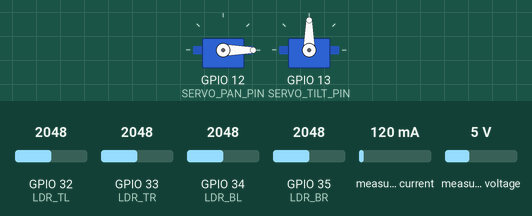
This sketch was run on a simulated ESP32. Shown: 2 × servo. The test bench sets the inputs (shaded band); at power-on: GPIO 32 (LDR_TL) = 2048, GPIO 34 (LDR_BL) = 2048, GPIO 33 (LDR_TR) = 2048, GPIO 35 (LDR_BR) = 2048, measured current 120 mA, measured voltage 5 V. WiFi joins after 1.5 s; servers stay silent unless stated; network time is answered at once with the bench clock; the local clock reads 2024-03-15 10:24:30 at power-on unless the sketch sets it; no MQTT or app messages arrive unless stated; what the sketch prints to the serial monitor is not drawn.

Above: at 3.7 s.
3.8 s: GPIO 32 (LDR_TL) set to 2866
At 5.78 s:
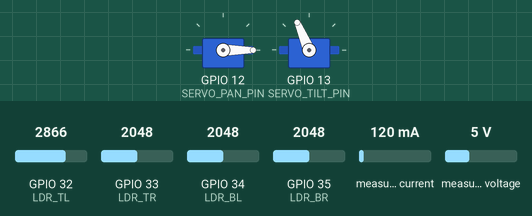
6.8 s: GPIO 34 (LDR_BL) set to 216
At 7.29 s:
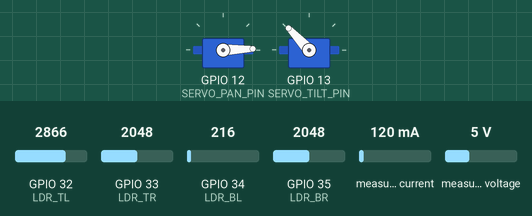
9.8 s: GPIO 33 (LDR_TR) set to 2866
12.8 s: GPIO 32 (LDR_TL) set to 1228
15.8 s: GPIO 34 (LDR_BL) set to 2866
At 16.46 s:
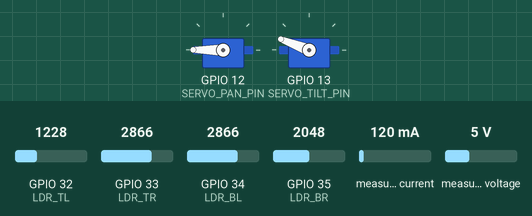
18.8 s: GPIO 35 (LDR_BR) set to 216
At 19.48 s:
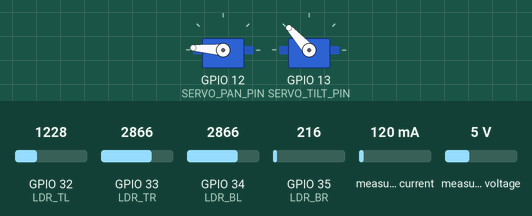
Timing chart, 0 to 22.8 s (numbered marks = the images above; inputs shaded):
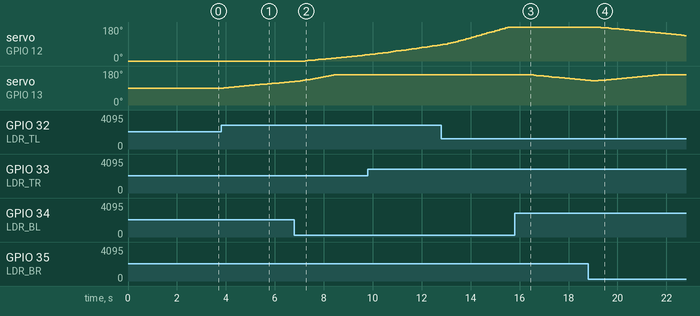

Measured:
- after the input at 3.8 s, servo on GPIO 13 (SERVO_TILT_PIN): moves from 90° to 124° over 2.8 s, starting after 0.11 s
- after the input at 6.8 s, servo on GPIO 12 (SERVO_PAN_PIN): moves from 0° to 33° over 2.5 s, starting after 0.44 s
- after the input at 15.8 s, servo on GPIO 13 (SERVO_TILT_PIN): moves from 160° to 131° over 2.4 s, starting after 0.56 s
- after the input at 18.8 s, servo on GPIO 12 (SERVO_PAN_PIN): moves from 180° to 135° over 3.5 s, starting after 0.42 s

The sketch:

solar_tracker_iot.ino
```cpp
// =========================================================
// DUAL-AXIS SOLAR TRACKER - FUZZY LOGIC + IoT MQTT
// Platform : ESP32 (Arduino Framework)
// Libraries: ESP32Servo, eFLL (Fuzzy), Adafruit_INA219,
//            NTPClient, WiFiUdp, PubSubClient, ArduinoJson
// =========================================================

#include <WiFi.h>
#include <WiFiUdp.h>
#include <NTPClient.h>
#include <PubSubClient.h>
#include <ArduinoJson.h>
#include <Wire.h>
#include <Adafruit_INA219.h>
#include <ESP32Servo.h>
#include <Fuzzy.h>

// ---------------------------------------------------------
// 1. CẤU HÌNH PHẦN CỨNG
// ---------------------------------------------------------
// Định nghĩa các chân cho 4 con LDR
const int LDR_TL = 32; // Trên - Trái (Top-Left)
const int LDR_TR = 33; // Trên - Phải (Top-Right)
const int LDR_BL = 34; // Dưới - Trái (Bottom-Left)
const int LDR_BR = 35; // Dưới - Phải (Bottom-Right)

// Thêm các biến toàn cục để lưu giá trị đã lọc cho 4 cảm biến
float filteredTL = 0, filteredTR = 0, filteredBL = 0, filteredBR = 0;

// Hệ số lọc alpha (0 < alpha < 1).
const float ALPHA = 0.2;

// Định nghĩa chân cho 2 Servo
const int SERVO_PAN_PIN = 12;  // Trục Ngang (Đế)
const int SERVO_TILT_PIN = 13; // Trục Dọc (Gật)

Servo servoPan;
Servo servoTilt;

// Các biến lưu góc hiện tại của Servo
float currentPanPos = 0;
float currentTiltPos = 90;

// Giới hạn góc quay để bảo vệ dây điện và cơ khí
const int PAN_MIN = 0;
const int PAN_MAX = 180;
const int TILT_MIN = 20;
const int TILT_MAX = 160;

// ---------------------------------------------------------
// 2. CẤU HÌNH IoT
// ---------------------------------------------------------
// *** THAY ĐỔI các thông tin sau cho phù hợp dự án ***
const char* WIFI_SSID     = "<wifi_đang_dùng>";
const char* WIFI_PASSWORD = "<pass wifi>";

const char* MQTT_BROKER   = "broker.hivemq.com";
const int   MQTT_PORT     = 1883;
const char* MQTT_TOPIC    = "uit/solar_tracker/data";
// Client ID nên là duy nhất để tránh conflict trên broker public
const char* MQTT_CLIENT_ID = "ESP32_SolarTracker_UIT_001";

// Khoảng thời gian publish MQTT (ms)
const unsigned long MQTT_PUBLISH_INTERVAL = 1000;
// Khoảng thời gian thử reconnect MQTT (ms) - tránh spam
const unsigned long MQTT_RECONNECT_INTERVAL = 5000;

// ---------------------------------------------------------
// 3. ĐỐI TƯỢNG TOÀN CỤC
// ---------------------------------------------------------
// --- IoT ---
WiFiClient      wifiClient;
PubSubClient    mqttClient(wifiClient);
WiFiUDP         ntpUDP;
// UTC+7 (Giờ Việt Nam) = 7 * 3600 = 25200 giây
NTPClient       timeClient(ntpUDP, "pool.ntp.org", 25200, 60000);
Adafruit_INA219 ina219;

// --- Fuzzy Logic ---
Fuzzy *fuzzyPan  = new Fuzzy();
Fuzzy *fuzzyTilt = new Fuzzy();

// --- Biến chia sẻ giữa Fuzzy loop và MQTT task ---
// Dùng volatile vì được đọc/ghi từ nhiều "ngữ cảnh" logic khác nhau
volatile float   g_errorPan  = 0;
volatile float   g_errorTilt = 0;
volatile float g_voltage   = 0.0;
volatile float g_current   = 0.0;
volatile float g_power     = 0.0;

// --- Bộ đếm thời gian không chặn ---
unsigned long lastMqttPublishTime  = 0;
unsigned long lastMqttReconnectTime = 0;
unsigned long lastInaReadTime      = 0;

// Khoảng thời gian đọc INA219 (ms) - 200ms là hợp lý
const unsigned long INA_READ_INTERVAL = 200;

// ==========================================================
// PHẦN A: CÀI ĐẶT FUZZY LOGIC (Giữ nguyên từ code gốc)
// ==========================================================
void setupFuzzyLogic(Fuzzy *fuzzySystem) {
  // --- INPUT: Sai số ánh sáng đã chuẩn hóa
  FuzzyInput *errorInput = new FuzzyInput(1);

  FuzzySet *errNB = new FuzzySet(-1.0, -1.0, -0.488, -0.122);
  FuzzySet *errNS = new FuzzySet(-0.488, -0.300, -0.122, -0.012);
  FuzzySet *errZE = new FuzzySet(-0.049, -0.020, 0.020, 0.049);
  FuzzySet *errPS = new FuzzySet(0.012, 0.122, 0.300, 0.488);
  FuzzySet *errPB = new FuzzySet(0.122, 0.488, 1.0, 1.0);

  errorInput->addFuzzySet(errNB);
  errorInput->addFuzzySet(errNS);
  errorInput->addFuzzySet(errZE);
  errorInput->addFuzzySet(errPS);
  errorInput->addFuzzySet(errPB);
  fuzzySystem->addFuzzyInput(errorInput);

  // --- OUTPUT: Bước nhảy góc (Delta Angle) ---
  FuzzyOutput *deltaAngle = new FuzzyOutput(1);

  FuzzySet *MoveFastNeg = new FuzzySet(-5, -5, -4, -2);
  FuzzySet *MoveSlowNeg = new FuzzySet(-3, -1, -0.5, 0);
  FuzzySet *Stop        = new FuzzySet(-0.8, -0.2, 0.2, 0.8);
  FuzzySet *MoveSlowPos = new FuzzySet(0, 0.5, 1, 3);
  FuzzySet *MoveFastPos = new FuzzySet(2, 4, 5, 5);

  deltaAngle->addFuzzySet(MoveFastNeg);
  deltaAngle->addFuzzySet(MoveSlowNeg);
  deltaAngle->addFuzzySet(Stop);
  deltaAngle->addFuzzySet(MoveSlowPos);
  deltaAngle->addFuzzySet(MoveFastPos);
  fuzzySystem->addFuzzyOutput(deltaAngle);

  // --- HỆ LUẬT MỜ (RULE BASE) ---
  // Luật 1: NẾU Error là NB THÌ quay Lùi Nhanh
  FuzzyRuleAntecedent *ifNB = new FuzzyRuleAntecedent();
  ifNB->joinSingle(errNB);
  FuzzyRuleConsequent *thenMFN = new FuzzyRuleConsequent();
  thenMFN->addOutput(MoveFastNeg);
  fuzzySystem->addFuzzyRule(new FuzzyRule(1, ifNB, thenMFN));

  // Luật 2: NẾU Error là NS THÌ quay Lùi Chậm
  FuzzyRuleAntecedent *ifNS = new FuzzyRuleAntecedent();
  ifNS->joinSingle(errNS);
  FuzzyRuleConsequent *thenMSN = new FuzzyRuleConsequent();
  thenMSN->addOutput(MoveSlowNeg);
  fuzzySystem->addFuzzyRule(new FuzzyRule(2, ifNS, thenMSN));

  // Luật 3: NẾU Error là ZE THÌ Đứng yên
  FuzzyRuleAntecedent *ifZE = new FuzzyRuleAntecedent();
  ifZE->joinSingle(errZE);
  FuzzyRuleConsequent *thenStop = new FuzzyRuleConsequent();
  thenStop->addOutput(Stop);
  fuzzySystem->addFuzzyRule(new FuzzyRule(3, ifZE, thenStop));

  // Luật 4: NẾU Error là PS THÌ quay Tiến Chậm
  FuzzyRuleAntecedent *ifPS = new FuzzyRuleAntecedent();
  ifPS->joinSingle(errPS);
  FuzzyRuleConsequent *thenMSP = new FuzzyRuleConsequent();
  thenMSP->addOutput(MoveSlowPos);
  fuzzySystem->addFuzzyRule(new FuzzyRule(4, ifPS, thenMSP));

  // Luật 5: NẾU Error là PB THÌ quay Tiến Nhanh
  FuzzyRuleAntecedent *ifPB = new FuzzyRuleAntecedent();
  ifPB->joinSingle(errPB);
  FuzzyRuleConsequent *thenMFP = new FuzzyRuleConsequent();
  thenMFP->addOutput(MoveFastPos);
  fuzzySystem->addFuzzyRule(new FuzzyRule(5, ifPB, thenMFP));
}

// Hàm EMA Filter
float EMA_Filter(float current_raw, float last_filtered, float alpha) {
  return (alpha * current_raw) + ((1.0 - alpha) * last_filtered);
}

// ==========================================================
// PHẦN B: CÁC HÀM IoT MỚI
// ==========================================================

// ----------------------------------------------------------
// B1. setupWiFi() - Kết nối Wi-Fi (blocking OK trong setup)
// ----------------------------------------------------------
void setupWiFi() {
  Serial.print("[WiFi] Connecting to: ");
  Serial.println(WIFI_SSID);

  WiFi.mode(WIFI_STA);
  WiFi.begin(WIFI_SSID, WIFI_PASSWORD);

  // Chờ tối đa 15 giây - chỉ blocking trong setup(), chấp nhận được
  unsigned long startAttempt = millis();
  while (WiFi.status() != WL_CONNECTED && millis() - startAttempt < 15000) {
    delay(500);
    Serial.print(".");
  }

  if (WiFi.status() == WL_CONNECTED) {
    Serial.println("\n[WiFi] Connected! IP: " + WiFi.localIP().toString());
  } else {
    // Không kết nối được nhưng KHÔNG treo chương trình
    // ESP32 sẽ tự reconnect trong loop() khi cần publish
    Serial.println("\n[WiFi] Failed to connect. Will retry in loop.");
  }
}

// ----------------------------------------------------------
// B2. setupMQTT() - Cấu hình MQTT client
// ----------------------------------------------------------
void setupMQTT() {
  mqttClient.setServer(MQTT_BROKER, MQTT_PORT);
  // Tăng buffer size để JSON không bị cắt xén
  mqttClient.setBufferSize(512);
  Serial.println("[MQTT] Client configured -> " + String(MQTT_BROKER));
}

// ----------------------------------------------------------
// B3. reconnectMQTT() - Thử kết nối lại MQTT (non-blocking)
//     Trả về true nếu đã kết nối, false nếu chưa
// ----------------------------------------------------------
bool reconnectMQTT() {
  // Chỉ thử reconnect theo khoảng MQTT_RECONNECT_INTERVAL
  unsigned long now = millis();
  if (now - lastMqttReconnectTime < MQTT_RECONNECT_INTERVAL) {
    return false; // Chưa đến lúc thử lại
  }
  lastMqttReconnectTime = now;

  // Kiểm tra Wi-Fi trước
  if (WiFi.status() != WL_CONNECTED) {
    Serial.println("[WiFi] Disconnected! Reconnecting...");
    WiFi.reconnect();
    return false;
  }

  Serial.print("[MQTT] Attempting connection... ");
  // Thử connect với Client ID. Không dùng username/password (broker public)
  if (mqttClient.connect(MQTT_CLIENT_ID)) {
    Serial.println("Connected!");
    return true;
  } else {
    Serial.print("Failed, rc=");
    Serial.println(mqttClient.state());
    return false;
  }
}

// ----------------------------------------------------------
// B4. setupINA219() - Khởi tạo cảm biến điện INA219 (I2C)
// ----------------------------------------------------------
void setupINA219() {
  // INA219 mặc định địa chỉ I2C là 0x40
  if (!ina219.begin()) {
    Serial.println("[INA219] ERROR: Sensor not found! Check wiring (SDA/SCL).");
    // Không treo chương trình, g_voltage/current/power sẽ = 0
  } else {
    // Cấu hình range phù hợp với pin mặt trời nhỏ (32V, 1A)
    ina219.setCalibration_32V_1A();
    Serial.println("[INA219] Initialized (32V/1A mode).");
  }
}

// ----------------------------------------------------------
// B5. readPower() - Đọc dữ liệu điện từ INA219 (non-blocking)
//     Gọi trong loop(), chỉ đọc sau mỗi INA_READ_INTERVAL ms
// ----------------------------------------------------------
void readPower() {
  if (millis() - lastInaReadTime < INA_READ_INTERVAL) return;
  lastInaReadTime = millis();

  // Đọc điện áp bus (V) và dòng điện (mA -> A)
  float busVoltage_V  = ina219.getBusVoltage_V();
  float current_mA    = ina219.getCurrent_mA();

  // Loại bỏ nhiễu: nếu dòng âm (lỗi offset INA219), gán về 0
  if (current_mA < 0) current_mA = 0;

  // Cập nhật biến toàn cục
  g_voltage = busVoltage_V;
  g_current = current_mA / 1000.0; // Chuyển mA -> A
  g_power   = g_voltage * g_current; // P = U * I (Watt)
}

// ----------------------------------------------------------
// B6. publishData() - Đóng gói JSON và publish MQTT (non-blocking)
//     Gọi trong loop(), chỉ publish sau mỗi MQTT_PUBLISH_INTERVAL ms
// ----------------------------------------------------------
void publishData() {
  if (millis() - lastMqttPublishTime < MQTT_PUBLISH_INTERVAL) return;
  lastMqttPublishTime = millis();

  // Kiểm tra kết nối MQTT, thử reconnect nếu cần
  if (!mqttClient.connected()) {
    reconnectMQTT();
    // Nếu vẫn chưa kết nối được thì bỏ qua lần publish này
    if (!mqttClient.connected()) return;
  }

  // Cập nhật NTP time (hàm này non-blocking, chỉ cập nhật khi đến interval)
  timeClient.update();

  // --- Đóng gói JSON ---
  // Dùng StaticJsonDocument để tránh heap fragmentation
  StaticJsonDocument<256> doc;

  doc["time"]      = timeClient.getEpochTime(); // Unix timestamp UTC+7
  doc["timeStr"]   = timeClient.getFormattedTime(); // "HH:MM:SS"
  doc["voltage"]   = serialized(String(g_voltage, 3)); // 3 chữ số thập phân
  doc["current"]   = serialized(String(g_current, 4));
  doc["power"]     = serialized(String(g_power, 4));
  doc["errorPan"]  = (int)g_errorPan;
  doc["errorTilt"] = (int)g_errorTilt;
  doc["panAngle"]  = (int)currentPanPos;
  doc["tiltAngle"] = (int)currentTiltPos;

  // Serialize JSON thành string
  char jsonBuffer[256];
  size_t jsonLength = serializeJson(doc, jsonBuffer);

  // --- Publish lên MQTT ---
  bool success = mqttClient.publish(MQTT_TOPIC, jsonBuffer, jsonLength);

  if (success) {
    Serial.print("[MQTT] Published -> ");
    Serial.println(jsonBuffer);
  } else {
    Serial.println("[MQTT] Publish FAILED (buffer overflow?)");
    // Có thể tăng mqttClient.setBufferSize() nếu cần
  }
}

// ==========================================================
// PHẦN C: SETUP VÀ LOOP
// ==========================================================

void setup() {
  Serial.begin(115200);
  Serial.println("\n==============================");
  Serial.println(" Fuzzy Logic Solar Tracker IoT");
  Serial.println("==============================");

  // --- Cấu hình Servo ---
  ESP32PWM::allocateTimer(0);
  ESP32PWM::allocateTimer(1);
  servoPan.setPeriodHertz(50);
  servoTilt.setPeriodHertz(50);
  servoPan.attach(SERVO_PAN_PIN, 500, 2400);
  servoTilt.attach(SERVO_TILT_PIN, 500, 2400);
  servoPan.write(currentPanPos);
  servoTilt.write(currentTiltPos);
  delay(1000);

  // --- Khởi tạo Fuzzy Logic ---
  setupFuzzyLogic(fuzzyPan);
  setupFuzzyLogic(fuzzyTilt);
  Serial.println("[Fuzzy] Controllers initialized.");

  // --- Khởi tạo I2C và INA219 ---
  // ESP32 mặc định SDA=21, SCL=22; thay đổi nếu nối dây khác
  Wire.begin(21, 22);
  setupINA219();

  // --- Kết nối Wi-Fi và MQTT ---
  setupWiFi();
  setupMQTT();

  // --- Khởi động NTP Client ---
  timeClient.begin();
  timeClient.forceUpdate(); // Đồng bộ ngay lần đầu
  Serial.println("[NTP] Time: " + timeClient.getFormattedTime());

  Serial.println("[System] Setup complete. Entering main loop...\n");
}

void loop() {
  // =====================================================
  // TÁC VỤ 1: FUZZY LOGIC TRACKER (~100ms/cycle)
  // Đây là tác vụ thời gian thực - KHÔNG bị delay bởi IoT
  // =====================================================
  int rawTL = analogRead(LDR_TL);
  int rawTR = analogRead(LDR_TR);
  int rawBL = analogRead(LDR_BL);
  int rawBR = analogRead(LDR_BR);

  // Lọc dữ liệu bằng EMA
  filteredTL = EMA_Filter(rawTL, filteredTL, ALPHA);
  filteredTR = EMA_Filter(rawTR, filteredTR, ALPHA);
  filteredBL = EMA_Filter(rawBL, filteredBL, ALPHA);
  filteredBR = EMA_Filter(rawBR, filteredBR, ALPHA);

  // Tính toán sai số sử dụng giá trị đã lọc + chuẩn hóa
  g_errorPan = (float)((filteredTR + filteredBR) - (filteredTL + filteredBL)) / (filteredTL + filteredTR + filteredBL + filteredBR);
  g_errorTilt = (float)((filteredTL + filteredTR) - (filteredBL + filteredBR)) / (filteredTL + filteredTR + filteredBL + filteredBR);


  // Fuzzy Pan
  fuzzyPan->setInput(1, g_errorPan);
  fuzzyPan->fuzzify();
  float deltaPan = fuzzyPan->defuzzify(1);

  // Fuzzy Tilt
  fuzzyTilt->setInput(1, g_errorTilt);
  fuzzyTilt->fuzzify();
  float deltaTilt = fuzzyTilt->defuzzify(1);

  // Cập nhật và constrain góc
  currentPanPos  = constrain(currentPanPos  + deltaPan,  PAN_MIN,  PAN_MAX);
  currentTiltPos = constrain(currentTiltPos + deltaTilt, TILT_MIN, TILT_MAX);

  servoPan.write(currentPanPos);
  servoTilt.write(currentTiltPos);

  // =====================================================
  // TÁC VỤ 2: ĐỌC CẢM BIẾN INA219 (non-blocking, 200ms)
  // Hàm tự kiểm tra thời gian, return ngay nếu chưa đến lúc
  // =====================================================
  readPower();

  // =====================================================
  // TÁC VỤ 3: XỬ LÝ MQTT (non-blocking, 1000ms)
  // mqttClient.loop() phải được gọi liên tục để duy trì kết nối
  // =====================================================
  mqttClient.loop();
  publishData();

  // =====================================================
  // CHU KỲ 100ms của Fuzzy Logic - Dùng delay() chỉ ở đây
  // Đây là delay duy nhất, đủ ngắn để không ảnh hưởng IoT
  // (MQTT reconnect timeout = 5000ms >> 100ms)
  // =====================================================
  delay(100);
}
```
